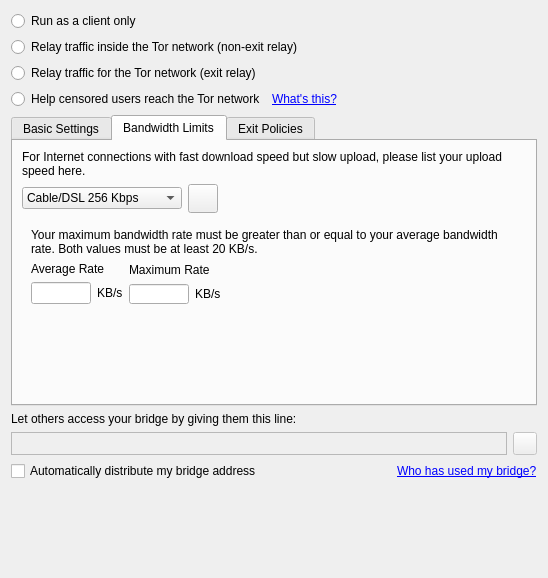
<?xml version="1.0" encoding="UTF-8"?>
<ui version="4.0">
 <class>ServerPage</class>
 <widget class="QWidget" name="ServerPage">
  <property name="geometry">
   <rect>
    <x>0</x>
    <y>0</y>
    <width>548</width>
    <height>578</height>
   </rect>
  </property>
  <property name="contextMenuPolicy">
   <enum>Qt::NoContextMenu</enum>
  </property>
  <layout class="QVBoxLayout">
   <item>
    <layout class="QGridLayout" name="gridLayout">
     <item row="0" column="0" colspan="3">
      <widget class="QRadioButton" name="rdoClientMode">
       <property name="text">
        <string>Run as a client only</string>
       </property>
      </widget>
     </item>
     <item row="2" column="0" colspan="3">
      <widget class="QRadioButton" name="rdoServerMode">
       <property name="text">
        <string>Relay traffic for the Tor network (exit relay)</string>
       </property>
      </widget>
     </item>
     <item row="3" column="0">
      <widget class="QRadioButton" name="rdoBridgeMode">
       <property name="text">
        <string>Help censored users reach the Tor network</string>
       </property>
      </widget>
     </item>
     <item row="3" column="1">
      <widget class="QLabel" name="lblWhatsThis">
       <property name="text">
        <string>&lt;a href=&quot;#bridgeHelp&quot;&gt;What's this?&lt;/a&gt;</string>
       </property>
      </widget>
     </item>
     <item row="3" column="2" colspan="2">
      <spacer name="horizontalSpacer_2">
       <property name="orientation">
        <enum>Qt::Horizontal</enum>
       </property>
       <property name="sizeHint" stdset="0">
        <size>
         <width>40</width>
         <height>0</height>
        </size>
       </property>
      </spacer>
     </item>
     <item row="1" column="0" colspan="3">
      <widget class="QRadioButton" name="rdoNonExitMode">
       <property name="text">
        <string>Relay traffic inside the Tor network (non-exit relay)</string>
       </property>
      </widget>
     </item>
    </layout>
   </item>
   <item>
    <widget class="QFrame" name="frmServer">
     <property name="contextMenuPolicy">
      <enum>Qt::NoContextMenu</enum>
     </property>
     <property name="frameShape">
      <enum>QFrame::NoFrame</enum>
     </property>
     <property name="frameShadow">
      <enum>QFrame::Plain</enum>
     </property>
     <layout class="QVBoxLayout">
      <property name="margin">
       <number>0</number>
      </property>
      <item>
       <widget class="QTabWidget" name="tabsMenu">
        <property name="sizePolicy">
         <sizepolicy hsizetype="Expanding" vsizetype="Expanding">
          <horstretch>0</horstretch>
          <verstretch>0</verstretch>
         </sizepolicy>
        </property>
        <property name="currentIndex">
         <number>1</number>
        </property>
        <widget class="QWidget" name="ServerConfig">
         <attribute name="title">
          <string>Basic Settings</string>
         </attribute>
         <layout class="QGridLayout">
          <item row="2" column="0">
           <widget class="QLabel" name="lblServerPort">
            <property name="contextMenuPolicy">
             <enum>Qt::NoContextMenu</enum>
            </property>
            <property name="text">
             <string>Relay Port:</string>
            </property>
            <property name="alignment">
             <set>Qt::AlignRight|Qt::AlignTrailing|Qt::AlignVCenter</set>
            </property>
            <property name="margin">
             <number>0</number>
            </property>
            <property name="indent">
             <number>0</number>
            </property>
           </widget>
          </item>
          <item row="3" column="0" colspan="3">
           <widget class="QCheckBox" name="chkMirrorDirectory">
            <property name="contextMenuPolicy">
             <enum>Qt::NoContextMenu</enum>
            </property>
            <property name="toolTip">
             <string>Enable to mirror the relay directory</string>
            </property>
            <property name="text">
             <string>Mirror the Relay Directory </string>
            </property>
           </widget>
          </item>
          <item row="3" column="6">
           <spacer>
            <property name="orientation">
             <enum>Qt::Horizontal</enum>
            </property>
            <property name="sizeHint" stdset="0">
             <size>
              <width>40</width>
              <height>20</height>
             </size>
            </property>
           </spacer>
          </item>
          <item row="4" column="0" colspan="6">
           <widget class="QCheckBox" name="chkEnableUpnp">
            <property name="contextMenuPolicy">
             <enum>Qt::NoContextMenu</enum>
            </property>
            <property name="toolTip">
             <string/>
            </property>
            <property name="text">
             <string>Attempt to automatically configure port forwarding</string>
            </property>
           </widget>
          </item>
          <item row="4" column="6">
           <layout class="QHBoxLayout">
            <item>
             <widget class="QPushButton" name="btnTestUpnp">
              <property name="contextMenuPolicy">
               <enum>Qt::NoContextMenu</enum>
              </property>
              <property name="text">
               <string>Test</string>
              </property>
             </widget>
            </item>
            <item>
             <widget class="QToolButton" name="btnUpnpHelp">
              <property name="contextMenuPolicy">
               <enum>Qt::NoContextMenu</enum>
              </property>
              <property name="toolTip">
               <string>Show help topic on port forwarding</string>
              </property>
              <property name="text">
               <string/>
              </property>
              <property name="icon">
               <iconset resource="../res/vidalia.qrc">
                <normaloff>:/images/22x22/system-help.png</normaloff>:/images/22x22/system-help.png</iconset>
              </property>
              <property name="iconSize">
               <size>
                <width>22</width>
                <height>22</height>
               </size>
              </property>
             </widget>
            </item>
            <item>
             <spacer>
              <property name="orientation">
               <enum>Qt::Horizontal</enum>
              </property>
              <property name="sizeHint" stdset="0">
               <size>
                <width>40</width>
                <height>20</height>
               </size>
              </property>
             </spacer>
            </item>
           </layout>
          </item>
          <item row="1" column="1" colspan="7">
           <widget class="QLineEdit" name="lineServerContact">
            <property name="cursor">
             <cursorShape>IBeamCursor</cursorShape>
            </property>
            <property name="contextMenuPolicy">
             <enum>Qt::NoContextMenu</enum>
            </property>
            <property name="toolTip">
             <string>Email address at which you may be reached if there is a
problem with your relay. You might also include your PGP or GPG fingerprint.</string>
            </property>
           </widget>
          </item>
          <item row="3" column="3" colspan="3">
           <layout class="QHBoxLayout">
            <item>
             <widget class="QLabel" name="lblDirPort">
              <property name="enabled">
               <bool>false</bool>
              </property>
              <property name="sizePolicy">
               <sizepolicy hsizetype="Fixed" vsizetype="Fixed">
                <horstretch>0</horstretch>
                <verstretch>0</verstretch>
               </sizepolicy>
              </property>
              <property name="contextMenuPolicy">
               <enum>Qt::NoContextMenu</enum>
              </property>
              <property name="text">
               <string>Directory Port:</string>
              </property>
              <property name="alignment">
               <set>Qt::AlignRight|Qt::AlignTrailing|Qt::AlignVCenter</set>
              </property>
             </widget>
            </item>
            <item>
             <widget class="QLineEdit" name="lineDirPort">
              <property name="enabled">
               <bool>false</bool>
              </property>
              <property name="sizePolicy">
               <sizepolicy hsizetype="Fixed" vsizetype="Fixed">
                <horstretch>0</horstretch>
                <verstretch>0</verstretch>
               </sizepolicy>
              </property>
              <property name="maximumSize">
               <size>
                <width>50</width>
                <height>16777215</height>
               </size>
              </property>
              <property name="cursor">
               <cursorShape>IBeamCursor</cursorShape>
              </property>
              <property name="contextMenuPolicy">
               <enum>Qt::NoContextMenu</enum>
              </property>
              <property name="toolTip">
               <string>Directory Port Number</string>
              </property>
             </widget>
            </item>
           </layout>
          </item>
          <item row="1" column="0">
           <widget class="QLabel" name="lblContactInfo">
            <property name="contextMenuPolicy">
             <enum>Qt::NoContextMenu</enum>
            </property>
            <property name="text">
             <string>Contact Info:</string>
            </property>
            <property name="alignment">
             <set>Qt::AlignRight|Qt::AlignTrailing|Qt::AlignVCenter</set>
            </property>
            <property name="indent">
             <number>0</number>
            </property>
           </widget>
          </item>
          <item row="2" column="2" colspan="6">
           <spacer>
            <property name="orientation">
             <enum>Qt::Horizontal</enum>
            </property>
            <property name="sizeHint" stdset="0">
             <size>
              <width>321</width>
              <height>20</height>
             </size>
            </property>
           </spacer>
          </item>
          <item row="8" column="0">
           <spacer>
            <property name="orientation">
             <enum>Qt::Vertical</enum>
            </property>
            <property name="sizeHint" stdset="0">
             <size>
              <width>20</width>
              <height>40</height>
             </size>
            </property>
           </spacer>
          </item>
          <item row="3" column="5" colspan="2">
           <spacer>
            <property name="orientation">
             <enum>Qt::Horizontal</enum>
            </property>
            <property name="sizeHint" stdset="0">
             <size>
              <width>41</width>
              <height>20</height>
             </size>
            </property>
           </spacer>
          </item>
          <item row="0" column="1" colspan="7">
           <widget class="QLineEdit" name="lineServerNickname">
            <property name="cursor">
             <cursorShape>IBeamCursor</cursorShape>
            </property>
            <property name="contextMenuPolicy">
             <enum>Qt::NoContextMenu</enum>
            </property>
            <property name="toolTip">
             <string>Name of your relay</string>
            </property>
            <property name="text">
             <string/>
            </property>
            <property name="maxLength">
             <number>19</number>
            </property>
           </widget>
          </item>
          <item row="2" column="1">
           <widget class="QLineEdit" name="lineServerPort">
            <property name="sizePolicy">
             <sizepolicy hsizetype="Fixed" vsizetype="Fixed">
              <horstretch>0</horstretch>
              <verstretch>0</verstretch>
             </sizepolicy>
            </property>
            <property name="maximumSize">
             <size>
              <width>50</width>
              <height>16777215</height>
             </size>
            </property>
            <property name="cursor">
             <cursorShape>IBeamCursor</cursorShape>
            </property>
            <property name="contextMenuPolicy">
             <enum>Qt::NoContextMenu</enum>
            </property>
            <property name="toolTip">
             <string>Port on which users and other relays can communicate with your relay</string>
            </property>
           </widget>
          </item>
          <item row="0" column="0">
           <widget class="QLabel" name="lblNickname">
            <property name="contextMenuPolicy">
             <enum>Qt::NoContextMenu</enum>
            </property>
            <property name="text">
             <string>Nickname:</string>
            </property>
            <property name="textFormat">
             <enum>Qt::AutoText</enum>
            </property>
            <property name="alignment">
             <set>Qt::AlignRight|Qt::AlignTrailing|Qt::AlignVCenter</set>
            </property>
            <property name="margin">
             <number>0</number>
            </property>
            <property name="indent">
             <number>0</number>
            </property>
           </widget>
          </item>
         </layout>
        </widget>
        <widget class="QWidget" name="BandwidthLimits">
         <attribute name="title">
          <string>Bandwidth Limits</string>
         </attribute>
         <layout class="QVBoxLayout">
          <item>
           <widget class="QLabel" name="label">
            <property name="sizePolicy">
             <sizepolicy hsizetype="Preferred" vsizetype="Preferred">
              <horstretch>0</horstretch>
              <verstretch>0</verstretch>
             </sizepolicy>
            </property>
            <property name="minimumSize">
             <size>
              <width>0</width>
              <height>0</height>
             </size>
            </property>
            <property name="maximumSize">
             <size>
              <width>16777215</width>
              <height>16777215</height>
             </size>
            </property>
            <property name="contextMenuPolicy">
             <enum>Qt::NoContextMenu</enum>
            </property>
            <property name="text">
             <string>For Internet connections with fast download speed but slow upload, please list your upload speed here.</string>
            </property>
            <property name="wordWrap">
             <bool>true</bool>
            </property>
           </widget>
          </item>
          <item>
           <layout class="QHBoxLayout">
            <item>
             <widget class="QComboBox" name="cmboRate">
              <property name="contextMenuPolicy">
               <enum>Qt::NoContextMenu</enum>
              </property>
              <property name="toolTip">
               <string>Select the entry that most closely resembles your Internet connection</string>
              </property>
              <property name="maxVisibleItems">
               <number>10</number>
              </property>
              <property name="sizeAdjustPolicy">
               <enum>QComboBox::AdjustToContents</enum>
              </property>
              <item>
               <property name="text">
                <string>Cable/DSL 256 Kbps</string>
               </property>
              </item>
              <item>
               <property name="text">
                <string>Cable/DSL 512 Kbps</string>
               </property>
              </item>
              <item>
               <property name="text">
                <string>Cable/DSL 768 Kbps</string>
               </property>
              </item>
              <item>
               <property name="text">
                <string>T1/Cable/DSL 1.5 Mbps</string>
               </property>
              </item>
              <item>
               <property name="text">
                <string>&gt; 1.5 Mbps</string>
               </property>
              </item>
              <item>
               <property name="text">
                <string>Custom</string>
               </property>
              </item>
             </widget>
            </item>
            <item>
             <widget class="QToolButton" name="btnRateHelp">
              <property name="contextMenuPolicy">
               <enum>Qt::NoContextMenu</enum>
              </property>
              <property name="toolTip">
               <string>Show help topic on bandwidth rate limits</string>
              </property>
              <property name="text">
               <string/>
              </property>
              <property name="icon">
               <iconset resource="../res/vidalia.qrc">
                <normaloff>:/images/22x22/system-help.png</normaloff>:/images/22x22/system-help.png</iconset>
              </property>
              <property name="iconSize">
               <size>
                <width>22</width>
                <height>22</height>
               </size>
              </property>
             </widget>
            </item>
            <item>
             <spacer>
              <property name="orientation">
               <enum>Qt::Horizontal</enum>
              </property>
              <property name="sizeHint" stdset="0">
               <size>
                <width>40</width>
                <height>20</height>
               </size>
              </property>
             </spacer>
            </item>
           </layout>
          </item>
          <item>
           <widget class="QFrame" name="frmCustomRate">
            <property name="sizePolicy">
             <sizepolicy hsizetype="Minimum" vsizetype="Minimum">
              <horstretch>0</horstretch>
              <verstretch>0</verstretch>
             </sizepolicy>
            </property>
            <property name="contextMenuPolicy">
             <enum>Qt::NoContextMenu</enum>
            </property>
            <property name="frameShape">
             <enum>QFrame::NoFrame</enum>
            </property>
            <property name="frameShadow">
             <enum>QFrame::Plain</enum>
            </property>
            <layout class="QGridLayout">
             <item row="4" column="0">
              <spacer>
               <property name="orientation">
                <enum>Qt::Vertical</enum>
               </property>
               <property name="sizeHint" stdset="0">
                <size>
                 <width>20</width>
                 <height>40</height>
                </size>
               </property>
              </spacer>
             </item>
             <item row="1" column="0">
              <layout class="QHBoxLayout">
               <item>
                <layout class="QVBoxLayout">
                 <item>
                  <widget class="QLabel" name="label_2">
                   <property name="sizePolicy">
                    <sizepolicy hsizetype="Minimum" vsizetype="Preferred">
                     <horstretch>0</horstretch>
                     <verstretch>0</verstretch>
                    </sizepolicy>
                   </property>
                   <property name="text">
                    <string>Average Rate</string>
                   </property>
                  </widget>
                 </item>
                 <item>
                  <layout class="QHBoxLayout">
                   <item>
                    <widget class="QLineEdit" name="lineAvgRateLimit">
                     <property name="sizePolicy">
                      <sizepolicy hsizetype="Minimum" vsizetype="Fixed">
                       <horstretch>0</horstretch>
                       <verstretch>0</verstretch>
                      </sizepolicy>
                     </property>
                     <property name="maximumSize">
                      <size>
                       <width>60</width>
                       <height>22</height>
                      </size>
                     </property>
                     <property name="toolTip">
                      <string>Long-term average bandwidth limit</string>
                     </property>
                     <property name="maxLength">
                      <number>12</number>
                     </property>
                     <property name="alignment">
                      <set>Qt::AlignRight</set>
                     </property>
                    </widget>
                   </item>
                   <item>
                    <widget class="QLabel" name="label_6">
                     <property name="text">
                      <string>KB/s</string>
                     </property>
                    </widget>
                   </item>
                  </layout>
                 </item>
                </layout>
               </item>
               <item>
                <layout class="QVBoxLayout">
                 <item>
                  <widget class="QLabel" name="label_5">
                   <property name="sizePolicy">
                    <sizepolicy hsizetype="Minimum" vsizetype="Preferred">
                     <horstretch>0</horstretch>
                     <verstretch>0</verstretch>
                    </sizepolicy>
                   </property>
                   <property name="maximumSize">
                    <size>
                     <width>100</width>
                     <height>20</height>
                    </size>
                   </property>
                   <property name="text">
                    <string>Maximum Rate</string>
                   </property>
                  </widget>
                 </item>
                 <item>
                  <layout class="QHBoxLayout">
                   <item>
                    <widget class="QLineEdit" name="lineMaxRateLimit">
                     <property name="sizePolicy">
                      <sizepolicy hsizetype="Minimum" vsizetype="Fixed">
                       <horstretch>0</horstretch>
                       <verstretch>0</verstretch>
                      </sizepolicy>
                     </property>
                     <property name="maximumSize">
                      <size>
                       <width>60</width>
                       <height>20</height>
                      </size>
                     </property>
                     <property name="toolTip">
                      <string>Peak bandwidth rate limit</string>
                     </property>
                     <property name="maxLength">
                      <number>12</number>
                     </property>
                     <property name="alignment">
                      <set>Qt::AlignRight</set>
                     </property>
                    </widget>
                   </item>
                   <item>
                    <widget class="QLabel" name="label_7">
                     <property name="text">
                      <string>KB/s</string>
                     </property>
                    </widget>
                   </item>
                   <item>
                    <spacer>
                     <property name="orientation">
                      <enum>Qt::Horizontal</enum>
                     </property>
                     <property name="sizeType">
                      <enum>QSizePolicy::Expanding</enum>
                     </property>
                     <property name="sizeHint" stdset="0">
                      <size>
                       <width>71</width>
                       <height>20</height>
                      </size>
                     </property>
                    </spacer>
                   </item>
                  </layout>
                 </item>
                </layout>
               </item>
              </layout>
             </item>
             <item row="0" column="0">
              <widget class="QLabel" name="label_8">
               <property name="text">
                <string>Your maximum bandwidth rate must be greater than or equal to your average bandwidth rate. Both values must be at least 20 KB/s.</string>
               </property>
               <property name="wordWrap">
                <bool>true</bool>
               </property>
              </widget>
             </item>
            </layout>
           </widget>
          </item>
          <item>
           <spacer>
            <property name="orientation">
             <enum>Qt::Vertical</enum>
            </property>
            <property name="sizeHint" stdset="0">
             <size>
              <width>20</width>
              <height>40</height>
             </size>
            </property>
           </spacer>
          </item>
         </layout>
        </widget>
        <widget class="QWidget" name="ExitPolicies">
         <attribute name="title">
          <string>Exit Policies</string>
         </attribute>
         <layout class="QGridLayout">
          <item row="1" column="0">
           <widget class="QFrame" name="frmPolicies">
            <property name="frameShape">
             <enum>QFrame::NoFrame</enum>
            </property>
            <property name="frameShadow">
             <enum>QFrame::Plain</enum>
            </property>
            <layout class="QHBoxLayout">
             <item>
              <layout class="QGridLayout">
               <item row="1" column="1">
                <widget class="QCheckBox" name="chkIRC">
                 <property name="contextMenuPolicy">
                  <enum>Qt::NoContextMenu</enum>
                 </property>
                 <property name="toolTip">
                  <string>Ports 6660 - 6669 and 6697</string>
                 </property>
                 <property name="text">
                  <string>Internet Relay Chat (IRC)</string>
                 </property>
                </widget>
               </item>
               <item row="2" column="0">
                <widget class="QCheckBox" name="chkMail">
                 <property name="contextMenuPolicy">
                  <enum>Qt::NoContextMenu</enum>
                 </property>
                 <property name="toolTip">
                  <string>Ports 110, 143, 993 and 995</string>
                 </property>
                 <property name="text">
                  <string>Retrieve Mail (POP, IMAP)</string>
                 </property>
                </widget>
               </item>
               <item row="2" column="1">
                <widget class="QCheckBox" name="chkMisc">
                 <property name="contextMenuPolicy">
                  <enum>Qt::NoContextMenu</enum>
                 </property>
                 <property name="toolTip">
                  <string>Ports unspecified by other checkboxes</string>
                 </property>
                 <property name="text">
                  <string>Misc Other Services</string>
                 </property>
                </widget>
               </item>
               <item row="0" column="1">
                <widget class="QCheckBox" name="chkIM">
                 <property name="contextMenuPolicy">
                  <enum>Qt::NoContextMenu</enum>
                 </property>
                 <property name="toolTip">
                  <string>Ports 706, 1863, 5050, 5190, 5222, 5223, 8300 and 8888</string>
                 </property>
                 <property name="text">
                  <string>Instant Messaging (IM)</string>
                 </property>
                </widget>
               </item>
               <item row="1" column="0">
                <widget class="QCheckBox" name="chkSecWebsites">
                 <property name="contextMenuPolicy">
                  <enum>Qt::NoContextMenu</enum>
                 </property>
                 <property name="toolTip">
                  <string>Port 443</string>
                 </property>
                 <property name="text">
                  <string>Secure Websites (SSL)</string>
                 </property>
                </widget>
               </item>
               <item row="0" column="0">
                <widget class="QCheckBox" name="chkWebsites">
                 <property name="contextMenuPolicy">
                  <enum>Qt::NoContextMenu</enum>
                 </property>
                 <property name="toolTip">
                  <string>Port 80</string>
                 </property>
                 <property name="text">
                  <string>Websites</string>
                 </property>
                </widget>
               </item>
              </layout>
             </item>
             <item>
              <layout class="QVBoxLayout">
               <item>
                <widget class="QToolButton" name="btnExitHelp">
                 <property name="minimumSize">
                  <size>
                   <width>32</width>
                   <height>32</height>
                  </size>
                 </property>
                 <property name="contextMenuPolicy">
                  <enum>Qt::NoContextMenu</enum>
                 </property>
                 <property name="toolTip">
                  <string>Show help topic on exit policies</string>
                 </property>
                 <property name="text">
                  <string/>
                 </property>
                 <property name="icon">
                  <iconset resource="../res/vidalia.qrc">
                   <normaloff>:/images/22x22/system-help.png</normaloff>:/images/22x22/system-help.png</iconset>
                 </property>
                 <property name="iconSize">
                  <size>
                   <width>22</width>
                   <height>22</height>
                  </size>
                 </property>
                </widget>
               </item>
               <item>
                <spacer>
                 <property name="orientation">
                  <enum>Qt::Vertical</enum>
                 </property>
                 <property name="sizeHint" stdset="0">
                  <size>
                   <width>20</width>
                   <height>42</height>
                  </size>
                 </property>
                </spacer>
               </item>
              </layout>
             </item>
             <item>
              <spacer>
               <property name="orientation">
                <enum>Qt::Horizontal</enum>
               </property>
               <property name="sizeHint" stdset="0">
                <size>
                 <width>40</width>
                 <height>20</height>
                </size>
               </property>
              </spacer>
             </item>
            </layout>
           </widget>
          </item>
          <item row="0" column="0">
           <widget class="QLabel" name="label_3">
            <property name="sizePolicy">
             <sizepolicy hsizetype="Fixed" vsizetype="Fixed">
              <horstretch>0</horstretch>
              <verstretch>0</verstretch>
             </sizepolicy>
            </property>
            <property name="minimumSize">
             <size>
              <width>300</width>
              <height>41</height>
             </size>
            </property>
            <property name="maximumSize">
             <size>
              <width>300</width>
              <height>41</height>
             </size>
            </property>
            <property name="contextMenuPolicy">
             <enum>Qt::NoContextMenu</enum>
            </property>
            <property name="text">
             <string>What Internet resources should users be able to access from your relay?</string>
            </property>
            <property name="wordWrap">
             <bool>true</bool>
            </property>
           </widget>
          </item>
          <item row="2" column="0">
           <widget class="QLabel" name="label_4">
            <property name="text">
             <string>Tor will still block some outgoing mail and file sharing applications by default to reduce spam and other abuse.</string>
            </property>
            <property name="wordWrap">
             <bool>true</bool>
            </property>
           </widget>
          </item>
          <item row="2" column="0">
           <spacer>
            <property name="orientation">
             <enum>Qt::Vertical</enum>
            </property>
            <property name="sizeHint" stdset="0">
             <size>
              <width>20</width>
              <height>40</height>
             </size>
            </property>
           </spacer>
          </item>
         </layout>
        </widget>
       </widget>
      </item>
     </layout>
    </widget>
   </item>
   <item>
    <widget class="QLabel" name="lblYourBridgeRelayIs">
     <property name="cursor">
      <cursorShape>ArrowCursor</cursorShape>
     </property>
     <property name="frameShape">
      <enum>QFrame::NoFrame</enum>
     </property>
     <property name="text">
      <string>Let others access your bridge by giving them this line:</string>
     </property>
     <property name="wordWrap">
      <bool>true</bool>
     </property>
     <property name="textInteractionFlags">
      <set>Qt::TextSelectableByMouse</set>
     </property>
    </widget>
   </item>
   <item>
    <layout class="QHBoxLayout">
     <item>
      <widget class="QLabel" name="lblBridgeIdentity">
       <property name="cursor">
        <cursorShape>IBeamCursor</cursorShape>
       </property>
       <property name="toolTip">
        <string>This is the identity of your bridge relay that you can give to other people</string>
       </property>
       <property name="frameShape">
        <enum>QFrame::StyledPanel</enum>
       </property>
       <property name="frameShadow">
        <enum>QFrame::Sunken</enum>
       </property>
       <property name="text">
        <string/>
       </property>
       <property name="textInteractionFlags">
        <set>Qt::TextSelectableByMouse</set>
       </property>
      </widget>
     </item>
     <item>
      <widget class="QToolButton" name="btnCopyBridgeIdentity">
       <property name="enabled">
        <bool>false</bool>
       </property>
       <property name="toolTip">
        <string>Copy your bridge relay's identity to the clipboard</string>
       </property>
       <property name="text">
        <string/>
       </property>
       <property name="icon">
        <iconset resource="../res/vidalia.qrc">
         <normaloff>:/images/22x22/edit-copy.png</normaloff>:/images/22x22/edit-copy.png</iconset>
       </property>
      </widget>
     </item>
    </layout>
   </item>
   <item>
    <layout class="QHBoxLayout" name="horizontalLayout">
     <item>
      <widget class="QCheckBox" name="chkPublishBridgeAddress">
       <property name="text">
        <string>Automatically distribute my bridge address</string>
       </property>
      </widget>
     </item>
     <item>
      <spacer name="horizontalSpacer">
       <property name="orientation">
        <enum>Qt::Horizontal</enum>
       </property>
       <property name="sizeHint" stdset="0">
        <size>
         <width>40</width>
         <height>20</height>
        </size>
       </property>
      </spacer>
     </item>
     <item>
      <widget class="QLabel" name="lblBridgeUsage">
       <property name="text">
        <string>&lt;a href=&quot;#bridgeUsage&quot;&gt;Who has used my bridge?&lt;/a&gt;</string>
       </property>
       <property name="alignment">
        <set>Qt::AlignLeading|Qt::AlignLeft|Qt::AlignVCenter</set>
       </property>
      </widget>
     </item>
    </layout>
   </item>
   <item>
    <spacer>
     <property name="orientation">
      <enum>Qt::Vertical</enum>
     </property>
     <property name="sizeHint" stdset="0">
      <size>
       <width>420</width>
       <height>16</height>
      </size>
     </property>
    </spacer>
   </item>
  </layout>
 </widget>
 <tabstops>
  <tabstop>tabsMenu</tabstop>
  <tabstop>lineServerNickname</tabstop>
  <tabstop>lineServerContact</tabstop>
  <tabstop>lineServerPort</tabstop>
  <tabstop>chkMirrorDirectory</tabstop>
  <tabstop>lineDirPort</tabstop>
  <tabstop>cmboRate</tabstop>
  <tabstop>lineAvgRateLimit</tabstop>
  <tabstop>lineMaxRateLimit</tabstop>
  <tabstop>btnRateHelp</tabstop>
  <tabstop>chkWebsites</tabstop>
  <tabstop>chkSecWebsites</tabstop>
  <tabstop>chkMail</tabstop>
  <tabstop>chkIM</tabstop>
  <tabstop>chkIRC</tabstop>
  <tabstop>chkMisc</tabstop>
  <tabstop>btnExitHelp</tabstop>
 </tabstops>
 <resources>
  <include location="../res/vidalia.qrc"/>
 </resources>
 <connections>
  <connection>
   <sender>chkMirrorDirectory</sender>
   <signal>toggled(bool)</signal>
   <receiver>lineDirPort</receiver>
   <slot>setEnabled(bool)</slot>
   <hints>
    <hint type="sourcelabel">
     <x>-1</x>
     <y>-1</y>
    </hint>
    <hint type="destinationlabel">
     <x>-1</x>
     <y>-1</y>
    </hint>
   </hints>
  </connection>
  <connection>
   <sender>chkMirrorDirectory</sender>
   <signal>toggled(bool)</signal>
   <receiver>lblDirPort</receiver>
   <slot>setEnabled(bool)</slot>
   <hints>
    <hint type="sourcelabel">
     <x>-1</x>
     <y>-1</y>
    </hint>
    <hint type="destinationlabel">
     <x>-1</x>
     <y>-1</y>
    </hint>
   </hints>
  </connection>
 </connections>
</ui>
